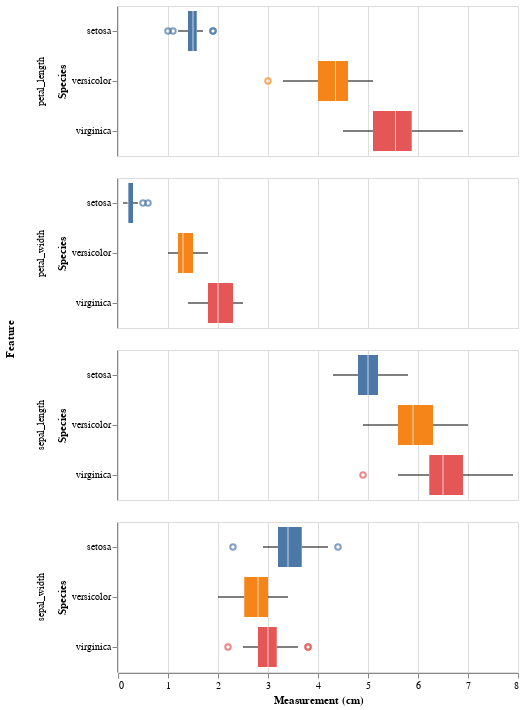

This figure's notebook cell:
### Markdown cell above
Boxplots: 

These plots show the distribution of each feature for different species. By comparing medians and ranges, we see that Setosa generally has smaller petals and sepals, while Virginica has the largest. This helps us understand the differences between species and why some features are better for classification.

### Code cell
features = ["sepal_length", "sepal_width", "petal_length", "petal_width"]
# EDA Boxplot
iris_melt = iris.melt(id_vars="species", var_name="feature", value_name="value")

display(
alt.Chart(iris_melt).mark_boxplot(size=40).encode(
    y=alt.Y("species:N", title="Species"),
    x=alt.X("value:Q", title="Measurement (cm)"),
    color=alt.Color("species:N", legend=None)
).properties(
    width=400,
    height=150
).facet(
    row=alt.Row("feature:N", title="Feature")
)
)

### Figure 1 — Vega-Lite specification as saved in the notebook (floating-point values rounded to 4 significant figures; data arrays with more than 128 entries replaced by an {"elided": "..."} marker saying what was removed)
{"config": {"view": {"continuousWidth": 300, "continuousHeight": 300}}, "data": {"name": "data-bdb8ae0d108c069c36deaa936bfa41dd"}, "facet": {"row": {"field": "feature", "title": "Feature", "type": "nominal"}}, "spec": {"mark": {"type": "boxplot", "size": 40}, "encoding": {"color": {"field": "species", "legend": null, "type": "nominal"}, "x": {"field": "value", "title": "Measurement (cm)", "type": "quantitative"}, "y": {"field": "species", "title": "Species", "type": "nominal"}}, "height": 150, "width": 400}, "$schema": "https://vega.github.io/schema/vega-lite/v5.20.1.json", "datasets": {"data-bdb8ae0d108c069c36deaa936bfa41dd": {"elided": "600 records"}}}
